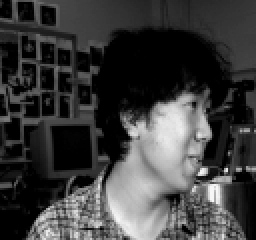
#> input picture Facial-Recog/assets/an2i/an2i_left_happy_open.png, 128 x 120 px, found by its file name (shown 2 times larger); its folder holds only this picture in this run
$ python main.py
#> lines starting #> are read from the running program, lines starting #| are printed output that depends on the picture
import os
import cv2
import numpy as np
import matplotlib.pyplot as plt
import seaborn as sns

# Ajustar para o caminho dos dados
data_dir = r"C:\Users\isaac\Local-Docs\Faculdade\AV3-Cirilo\Facial-Recog\assets"

# Função para carregar as imagens
def load_images(data_dir, img_size):
#> called with img_size = 50
    X, Y = [], []
    class_labels = sorted(os.listdir(data_dir))
    label_map = {label: idx for idx, label in enumerate(class_labels)}

    for label in class_labels:
        class_dir = os.path.join(data_dir, label)
        if not os.path.isdir(class_dir):
            continue
        for file in os.listdir(class_dir):
            img_path = os.path.join(class_dir, file)
            img = cv2.imread(img_path, cv2.IMREAD_GRAYSCALE)
#> img is the input picture: shape (120, 128); min 0, max 248, mean 61.1
            img_resized = cv2.resize(img, (img_size, img_size))
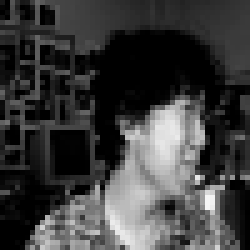
#> img_resized: shape (50, 50) (shown 5 times larger); min 0, max 246, mean 60.8
            X.append(img_resized.flatten())
            Y.append(label_map[label])

    X = np.array(X)
    Y = np.array(Y)
    return X, Y, label_map

# Função para one-hot encoding
def one_hot_encode(labels, num_classes):
#> called with labels = array of shape (2,), num_classes = 2
    encoded = np.zeros((labels.size, num_classes))
#> encoded = [[0, 0], [0, 0]]
    encoded[np.arange(labels.size), labels] = 1
    return encoded

# Funções de RNA: Perceptron Simples, ADALINE, e MLP
class Perceptron:
    def __init__(self, input_size, output_size, learning_rate=0.01, max_epochs=100):
        self.weights = np.random.randn(input_size, output_size)
        self.learning_rate = learning_rate
        self.max_epochs = max_epochs

    def train(self, X, Y):
        for epoch in range(self.max_epochs):
            outputs = self.predict(X)
            error = Y - outputs
            self.weights += self.learning_rate * X.T @ error

    def predict(self, X):
        net_input = X @ self.weights
        return np.where(net_input > 0, 1, 0)

class ADALINE:
    def __init__(self, input_size, output_size, learning_rate=0.01, max_epochs=100):
        self.weights = np.random.randn(input_size, output_size)
        self.learning_rate = learning_rate
        self.max_epochs = max_epochs

    def train(self, X, Y):
        for epoch in range(self.max_epochs):
            outputs = X @ self.weights
            error = Y - outputs
            self.weights += self.learning_rate * X.T @ error

    def predict(self, X):
        return np.where(X @ self.weights > 0, 1, 0)

# MLP seria implementado de forma semelhante

# Simulações de Monte Carlo
def monte_carlo_simulation(X, Y, model, num_rounds=50):
#> called with X = array of shape (2, 2501), Y = array of shape (2, 2), num_rounds = 50
    metrics = {"accuracy": [], "sensitivity": [], "specificity": []}
    for _ in range(num_rounds):
        indices = np.arange(X.shape[0])
        np.random.shuffle(indices)
        split = int(0.8 * len(indices))
        train_idx, test_idx = indices[:split], indices[split:]

        X_train, X_test = X[train_idx], X[test_idx]
        Y_train, Y_test = Y[train_idx], Y[test_idx]

        model.train(X_train, Y_train)
        predictions = model.predict(X_test)

        # Cálculo das métricas
        tp = np.sum((predictions == 1) & (Y_test == 1))
        tn = np.sum((predictions == 0) & (Y_test == 0))
        fp = np.sum((predictions == 1) & (Y_test == 0))
        fn = np.sum((predictions == 0) & (Y_test == 1))

        accuracy = (tp + tn) / len(Y_test)
        sensitivity = tp / (tp + fn) if (tp + fn) > 0 else 0
        specificity = tn / (tn + fp) if (tn + fp) > 0 else 0

        metrics["accuracy"].append(accuracy)
        metrics["sensitivity"].append(sensitivity)
        metrics["specificity"].append(specificity)

    return metrics

# Gráficos: matriz de confusão e curva de aprendizado
def plot_confusion_matrix(y_true, y_pred, labels):
    cm = np.zeros((len(labels), len(labels)), dtype=int)
    for t, p in zip(y_true, y_pred):
        cm[t, p] += 1

    sns.heatmap(cm, annot=True, fmt="d", cmap="Blues", xticklabels=labels, yticklabels=labels)
    plt.xlabel("Predicted")
    plt.ylabel("True")
    plt.show()

# Main script
img_sizes = [50, 40, 30, 20, 10]
best_size = None
best_accuracy = 0

for size in img_sizes:
    X, Y, label_map = load_images(data_dir, size)
    X = np.hstack([X, np.ones((X.shape[0], 1))])  # Adiciona o bias
    Y_encoded = one_hot_encode(Y, len(label_map))

    perceptron = Perceptron(input_size=X.shape[1], output_size=Y_encoded.shape[1])
    metrics = monte_carlo_simulation(X, Y_encoded, perceptron)

    avg_accuracy = np.mean(metrics["accuracy"])
    if avg_accuracy > best_accuracy:
        best_accuracy = avg_accuracy
        best_size = size

print(f"Melhor tamanho de imagem: {best_size}")
